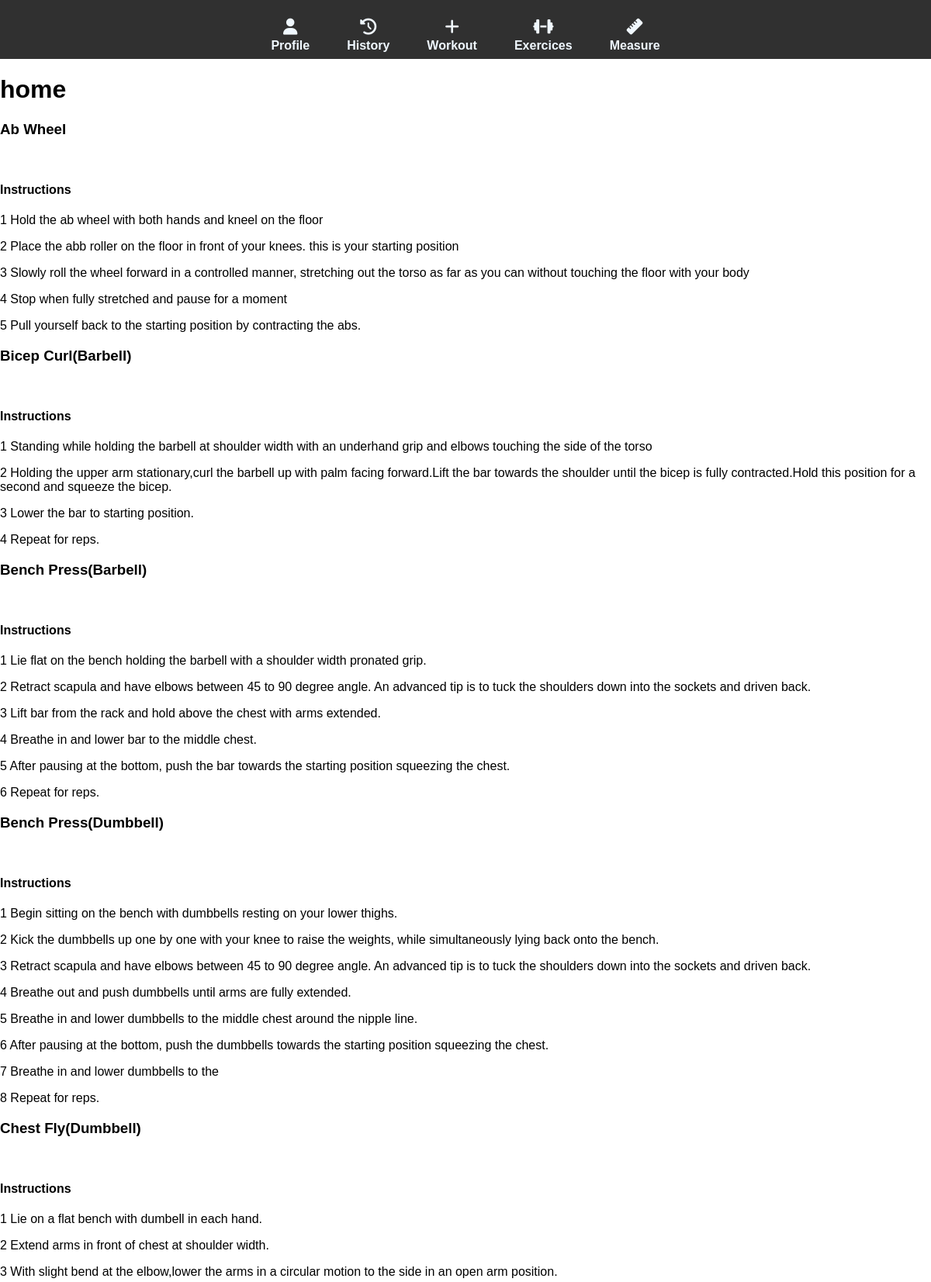
The page / (upper part) on the database its author committed.
### home/models.py (models this page shows, shortened)
class Exercise(models.Model):
    BODY_PART_CHOICES = [
        ("None",'None'),
        ("Core","Core"),
        ("Arms","Arms"),
        ("Back","Back"),
        ("Chest","Chest"),
        ("Legs","Legs"),
        ("Shoulders","Shoulders"),
        ("Other","Other"),
        ("Olympic","Olympic"),
        ("Full body","Full body"),
        ("Cardio","Cardio"),
    ]
    CATEGORY_CHOICES = [
        ("Barbell","Barbell"),
        ("Dumbbell","Dumbbell"),
        ("Machine/Other","Machine/Other"),
        ("Weighted bodyweight","Weighted bodyweight"),
        ("Assisted body","Assisted body"),
        ("Reps only","Reps only"),
        ("Cardio exercice","Cardio exercice"),
        ("Duration","Duration"),
    ]
    name = models.CharField(max_length=100,null=True,blank=True)
    body_part = models.CharField(max_length=100,choices= BODY_PART_CHOICES,null=True,blank=True)
    category = models.CharField(max_length=100,choices= CATEGORY_CHOICES,null=True,blank=True)
    image_url = models.URLField(null=True,blank=True)

class ExerciseInstruction(models.Model):
    exercise = models.ForeignKey(Exercise, on_delete=models.CASCADE,null=True,blank=True)
    step_number = models.IntegerField(null=True,blank=True)
    description = models.TextField(null=True,blank=True)

### home/views.py (the view)
# urls.py: path('',views.home,name="home"),
def home(request):
    exercise  = Exercise.objects.all()
    context= {'exercises':exercise}
    return render(request,"home/home.html",context)

### home/templates/home/home.html (shortened to what this page needs)
{% extends 'index.html' %}
{% load static %}
{% block body %}
<link rel="stylesheet" href="{% static 'css/style.css' %}? {% now "d" %}">
    <h1>home</h1>
    {% for exercise in exercises  %}
        <div>
            <h3>{{ exercise.name }}</h3>
            <h4>Instructions</h4>
            {% for i in exercise.exerciseinstruction_set.all %}
            <p>{{ i.step_number }} {{i.description}}</p>
            {% endfor %}
        </div>
    {% endfor %}
{% endblock body %}

### static/css/style.css (style rules this page uses)
html,body { padding: 0; margin: 0; font-family:sans-serif; }

### rows shown on the page
Exercise: name "Ab Wheel"
ExerciseInstruction: step_number "1", description "Hold the ab wheel with both hands and kneel on the floor"
ExerciseInstruction: step_number "2", description "Place the abb roller on the floor in front of your knees. this is your starting position"
ExerciseInstruction: step_number "3", description "Slowly roll the wheel forward in a controlled manner, stretching out the torso as far as you can without touching the floor with your body"
ExerciseInstruction: step_number "4", description "Stop when fully stretched and pause for a moment"
ExerciseInstruction: step_number "5", description "Pull yourself back to the starting position by contracting the abs."
Exercise: name "Bicep Curl(Barbell)"
ExerciseInstruction: step_number "1", description "Standing while holding the barbell at shoulder width with an underhand grip and elbows touching the side of the torso"
ExerciseInstruction: step_number "2", description "Holding the upper arm stationary,curl the barbell up with palm facing forward.Lift the bar towards the shoulder until the bicep is fully contracted.Hold this position for a second and squeeze the bicep."
ExerciseInstruction: step_number "3", description "Lower the bar to starting position."
ExerciseInstruction: step_number "4", description "Repeat for reps."
Exercise: name "Bench Press(Barbell)"
ExerciseInstruction: step_number "1", description "Lie flat on the bench holding the barbell with a shoulder width pronated grip."
ExerciseInstruction: step_number "2", description "Retract scapula and have elbows between 45 to 90 degree angle. An advanced tip is to tuck the shoulders down into the sockets and driven back."
ExerciseInstruction: step_number "3", description "Lift bar from the rack and hold above the chest with arms extended."
ExerciseInstruction: step_number "4", description "Breathe in and lower bar to the middle chest."
ExerciseInstruction: step_number "5", description "After pausing at the bottom, push the bar towards the starting position squeezing the chest."
ExerciseInstruction: step_number "6", description "Repeat for reps."
Exercise: name "Bench Press(Dumbbell)"
ExerciseInstruction: step_number "1", description "Begin sitting on the bench with dumbbells resting on your lower thighs."
ExerciseInstruction: step_number "2", description "Kick the dumbbells up one by one with your knee to raise the weights, while simultaneously lying back onto the bench."
ExerciseInstruction: step_number "3", description "Retract scapula and have elbows between 45 to 90 degree angle. An advanced tip is to tuck the shoulders down into the sockets and driven back."
ExerciseInstruction: step_number "4", description "Breathe out and push dumbbells until arms are fully extended."
ExerciseInstruction: step_number "5", description "Breathe in and lower dumbbells to the middle chest around the nipple line."
ExerciseInstruction: step_number "6", description "After pausing at the bottom, push the dumbbells towards the starting position squeezing the chest."
ExerciseInstruction: step_number "7", description "Breathe in and lower dumbbells to the"
ExerciseInstruction: step_number "8", description "Repeat for reps."
Exercise: name "Chest Fly(Dumbbell)"
ExerciseInstruction: step_number "1", description "Lie on a flat bench with dumbell in each hand."
ExerciseInstruction: step_number "2", description "Extend arms in front of chest at shoulder width."
ExerciseInstruction: step_number "3", description "With slight bend at the elbow,lower the arms in a circular motion to the side in an open arm position."
